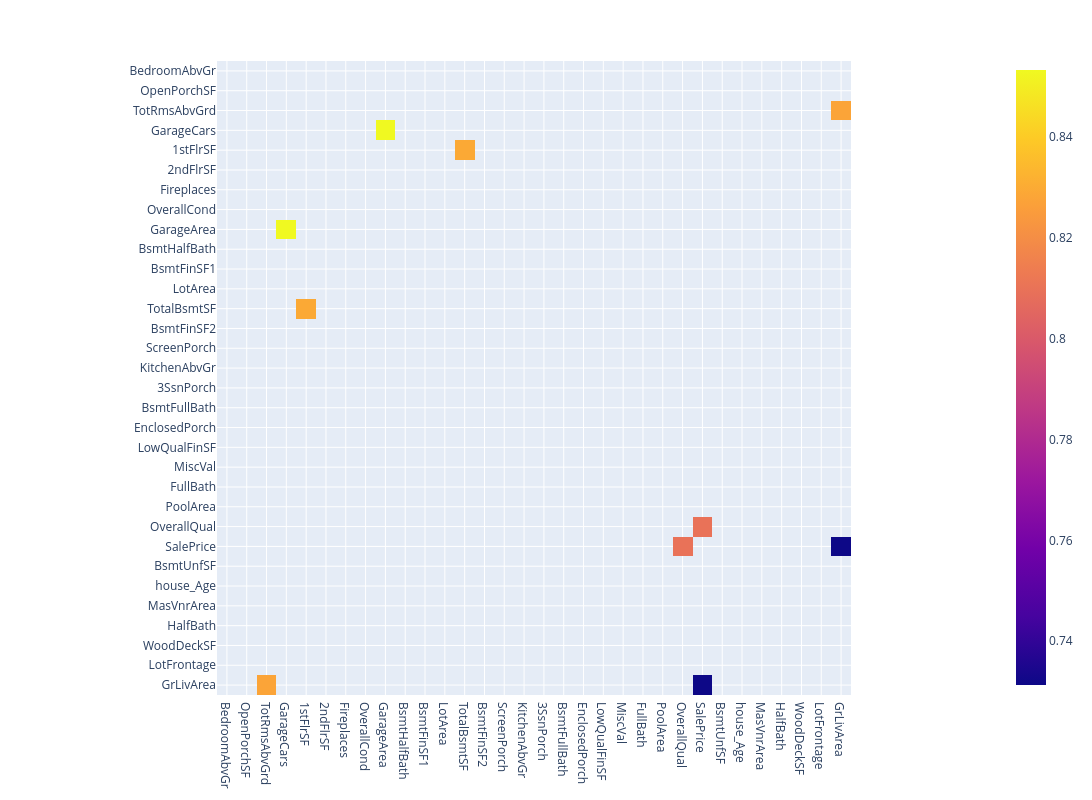

Write notebook code for a chart like this one.
### Code cell
px.imshow(corr_over7,
                width=1200,height=800,
            )

### Figure 1 — Plotly figure (JSON) as saved in the notebook; plotly's stock layout.template omitted (floating-point values rounded to 4 significant figures; data arrays with more than 128 entries replaced by an {"elided": "..."} marker saying what was removed)
{"data": [{"coloraxis": "coloraxis", "hovertemplate": "x: %{x}<br>y: %{y}<br>color: %{z}<extra></extra>", "name": "0", "type": "heatmap", "x": ["BedroomAbvGr", "OpenPorchSF", "TotRmsAbvGrd", "GarageCars", "1stFlrSF", "2ndFlrSF", "Fireplaces", "OverallCond", "GarageArea", "BsmtHalfBath", "BsmtFinSF1", "LotArea", "TotalBsmtSF", "BsmtFinSF2", "ScreenPorch", "KitchenAbvGr", "3SsnPorch", "BsmtFullBath", "EnclosedPorch", "LowQualFinSF", "MiscVal", "FullBath", "PoolArea", "OverallQual", "SalePrice", "BsmtUnfSF", "house_Age", "MasVnrArea", "HalfBath", "WoodDeckSF", "LotFrontage", "GrLivArea"], "xaxis": "x", "y": ["BedroomAbvGr", "OpenPorchSF", "TotRmsAbvGrd", "GarageCars", "1stFlrSF", "2ndFlrSF", "Fireplaces", "OverallCond", "GarageArea", "BsmtHalfBath", "BsmtFinSF1", "LotArea", "TotalBsmtSF", "BsmtFinSF2", "ScreenPorch", "KitchenAbvGr", "3SsnPorch", "BsmtFullBath", "EnclosedPorch", "LowQualFinSF", "MiscVal", "FullBath", "PoolArea", "OverallQual", "SalePrice", "BsmtUnfSF", "house_Age", "MasVnrArea", "HalfBath", "WoodDeckSF", "LotFrontage", "GrLivArea"], "yaxis": "y", "z": {"elided": "32x32 float values"}}], "layout": {"coloraxis": {"colorscale": [[0, "#0d0887"], [0.1111, "#46039f"], [0.2222, "#7201a8"], [0.3333, "#9c179e"], [0.4444, "#bd3786"], [0.5556, "#d8576b"], [0.6667, "#ed7953"], [0.7778, "#fb9f3a"], [0.8889, "#fdca26"], [1, "#f0f921"]]}, "height": 800, "margin": {"t": 60}, "width": 1200, "xaxis": {"anchor": "y", "constrain": "domain", "domain": [0, 1], "scaleanchor": "y"}, "yaxis": {"anchor": "x", "autorange": "reversed", "constrain": "domain", "domain": [0, 1]}}}
